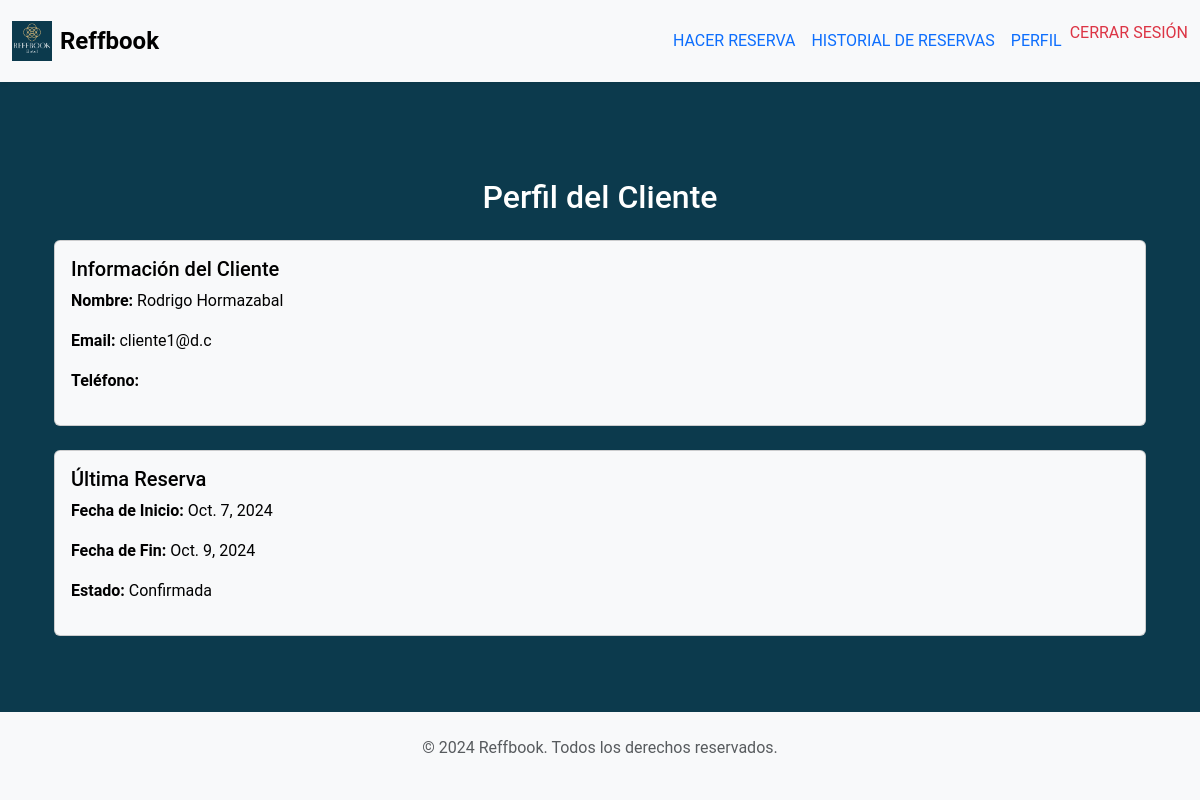
The page /cliente_datos/ (signed in) on the database its author committed.
### core/models.py (models this page shows, shortened)
class Cliente(models.Model):
    cliente_nombre = models.CharField(max_length=100)
    cliente_apellidos = models.CharField(max_length=100)
    cliente_email = models.EmailField(max_length=150)
    cliente_telefono = models.CharField(max_length=15)
    usuario = models.OneToOneField(User, on_delete=models.CASCADE)

class Reserva(models.Model):
    reserva_fecha = models.DateField(auto_now_add=True)  # Fecha cuando se realizó la reserva
    reserva_fecha_inicio = models.DateField()  # Fecha de inicio de la estancia
    reserva_fecha_fin = models.DateField()  # Fecha de finalización de la estancia
    reserva_total_dias = models.IntegerField(blank=True, null=True)  # Se puede calcular automáticamente
    reserva_estado = models.CharField(max_length=50, default='Pendiente')  # Estado de la reserva
    tipo_pago = models.CharField(max_length=100, default='Tarjeta de Crédito')
    usuario = models.ForeignKey(User, on_delete=models.CASCADE)  # Relación con Cliente
    habitacion = models.ForeignKey(Habitacion, on_delete=models.CASCADE)  # Relación con Habitación

### core/views.py (the view)
# urls.py: path('cliente_datos/', views.cliente_datos, name='cliente_datos'),
@login_required
def cliente_datos(request):
    user = request.user
    cliente = None
    ultima_reserva = None
    es_admin = user.is_superuser
    if not es_admin:
        try:
            cliente = user.cliente
            ultima_reserva = Reserva.objects.filter(usuario=user).order_by('-reserva_fecha').first()
        except Cliente.DoesNotExist:
            messages.error(request, "No se encontró información del cliente.")
    return render(request, 'core/clientes/cliente_datos.html', {
        'cliente': cliente,
        'ultima_reserva': ultima_reserva,
        'es_admin': es_admin,
    })

### core/templates/core/clientes/cliente_datos.html (shortened to what this page needs)
{% extends 'base.html' %}
{% load static %}
{% block content %}
    <div class="container mt-5">
        <h2 class="text-center mb-4">Perfil del Cliente</h2>
        {% if cliente %}
            <div class="card mb-4">
                <div class="card-body">
                    <h5 class="card-title">Información del Cliente</h5>
                    <p><strong>Nombre:</strong> {{ cliente.cliente_nombre }} {{ cliente.cliente_apellidos }}</p>
                    <p><strong>Email:</strong> {{ user.email }}</p>
                    <p><strong>Teléfono:</strong> {{ cliente.cliente_telefono }}</p>
                </div>
            </div>
            {% if ultima_reserva %}
                <div class="card mb-4">
                    <div class="card-body">
                        <h5 class="card-title">Última Reserva</h5>
                        <p><strong>Fecha de Inicio:</strong> {{ ultima_reserva.reserva_fecha_inicio }}</p>
                        <p><strong>Fecha de Fin:</strong> {{ ultima_reserva.reserva_fecha_fin }}</p>
                        <p><strong>Estado:</strong> {{ ultima_reserva.reserva_estado }}</p>
                    </div>
                </div>
            {% else %}
                <div class="alert alert-info">No tienes reservas realizadas.</div>
            {% endif %}
        {% elif es_admin %}
            <div class="alert alert-success">Eres un administrador. Puedes gestionar la aplicación desde el panel de administración.</div>
            <a href="{% url 'adminrf_home' %}" class="btn btn-primary">Ir al Panel de Administración</a>
        {% else %}
            <div class="alert alert-danger">No se encontró información del cliente.</div>
        {% endif %}
    </div>
{% endblock %}

### core/static/css/global.css (style rules this page uses)
body { background-color: #0c3a4d; color: white; font-family: 'Roboto', sans-serif; margin: 0; padding: 0; }
.card, .modal-content { background-color: #f8f9fa; color: black; }

### rows shown on the page
Cliente: cliente_nombre "Rodrigo Hormazabal"
Reserva: reserva_fecha_inicio "Oct. 7, 2024", reserva_fecha_fin "Oct. 9, 2024", reserva_estado "Confirmada"

### other values the page prints
{{ user.email }} "cliente1@d.c"
